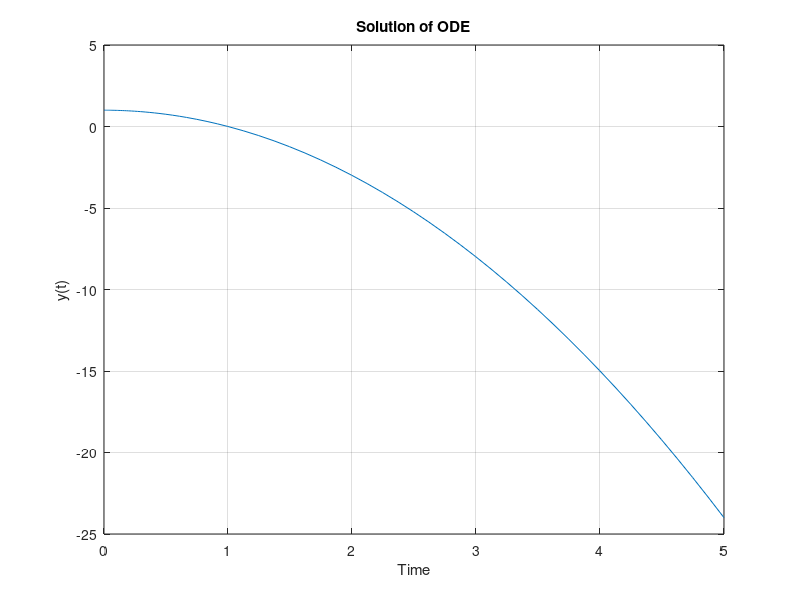

Write MATLAB code to recreate this figure.
%author: Muhtasim Redwan
%id: 22024002
%date: 12-09-2024
%Solving ordinary differential equations (ODEs) is essential in many 
% scientific fields

%Define ODE 
ODE = @(t, y) -2*t;

%intial condition 
y0 = 1;

%time span 
tspan = [0 5];

%solve ode
[t, y] = ode45(ODE,tspan,y0);

figure;
plot(t, y);
title("Solution of ODE");
xlabel("Time");
ylabel("y(t)");
grid on;